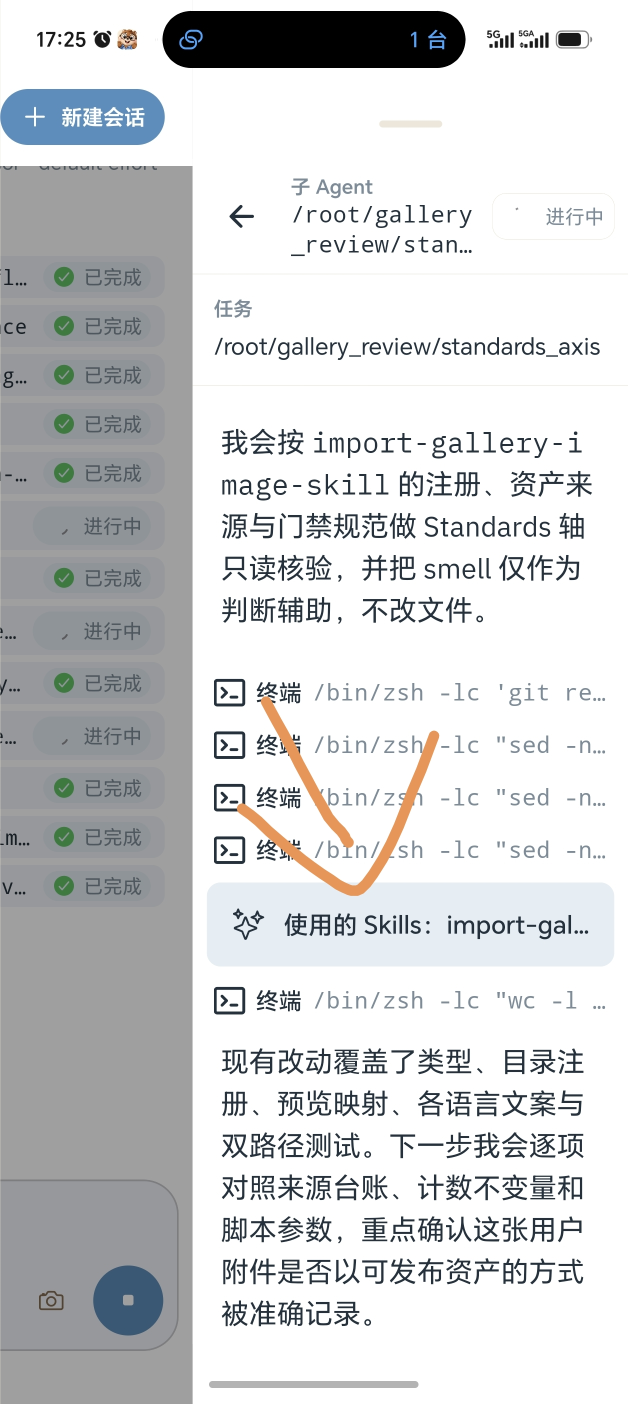
#> input picture .github/pr-evidence/subagent-inspector-layout/before.jpg, 1256 x 2808 px (shown at 1/2 size)
$ python match.py ../../../../.github/pr-evidence/subagent-inspector-layout/before.jpg ../../../../.github/pr-evidence/subagent-inspector-layout/before.jpg --template ../../../../.github/pr-evidence/subagent-inspector-layout/before.jpg --output out.png
#> lines starting #> are read from the running program, lines starting #| are printed output that depends on the picture
### .agents/skills/grade-images/scripts/grade_core.py
# SPDX-License-Identifier: Apache-2.0
from __future__ import annotations

import hashlib
import io
import json
import math
from pathlib import Path
from typing import Any

import numpy as np
from PIL import Image, ImageCms, ImageFilter


class RecipeError(ValueError):
    pass


TOP_KEYS = {
    "schema_version",
    "intent",
    "strategy",
    "preservation",
    "correction",
    "look",
    "effects",
    "protection",
    "quality_tolerances",
    "output",
}


def _srgb_profile_bytes() -> bytes:
    return ImageCms.ImageCmsProfile(ImageCms.createProfile("sRGB")).tobytes()


# [254 lines left out: functions sha256_file, _object, _only_keys, _number, _triplet, validate_recipe, not called in this run]


def load_recipe(path: str | Path) -> dict[str, Any]:
    with open(path, "r", encoding="utf-8") as handle:
        recipe = json.load(handle)
    return validate_recipe(recipe)


def srgb_to_linear(rgb: np.ndarray) -> np.ndarray:
    return np.where(rgb <= 0.04045, rgb / 12.92, ((rgb + 0.055) / 1.055) ** 2.4)


def linear_to_srgb(rgb: np.ndarray) -> np.ndarray:
    clipped = np.clip(rgb, 0.0, None)
    return np.where(clipped <= 0.0031308, 12.92 * clipped, 1.055 * clipped ** (1.0 / 2.4) - 0.055)


def luminance(linear_rgb: np.ndarray) -> np.ndarray:
    return np.sum(linear_rgb * np.array([0.2126, 0.7152, 0.0722], dtype=np.float32), axis=2)


def _apply_saturation(rgb: np.ndarray, factor: float) -> np.ndarray:
    luma = luminance(rgb)[..., None]
    return luma + (rgb - luma) * factor


# [243 lines left out: functions _apply_vibrance, _rgb_to_hsv, _hsv_to_rgb, _soft_range_gate, _apply_hue_ranges, _compress_chroma_to_unit_gamut and 5 more, not called in this run]


def load_image(path: str | Path, max_size: int | None = None) -> tuple[np.ndarray, np.ndarray | None, dict[str, Any]]:
#> called with max_size = 1600
    with Image.open(path) as source:
#> source is the input picture: PIL image 1256x2808 RGB; mean R, G, B 208.8, 210.2, 211.4
        if source.format not in {"JPEG", "PNG"}:
            raise RecipeError("v0.3 accepts only JPEG and PNG images")
        if getattr(source, "n_frames", 1) != 1:
            raise RecipeError("v0.3 accepts only single-frame images")
        if source.mode in {"I", "I;16", "I;16B", "I;16L", "F"}:
            raise RecipeError("v0.3 accepts only 8-bit image channels")
        embedded_profile = source.info.get("icc_profile")
        info = {
            "source_mode": source.mode,
            "source_size": source.size,
            "source_icc_present": embedded_profile is not None,
            "working_profile": "sRGB",
            "color_management": "assumed_srgb",
            "warnings": [],
            "output_icc_profile": _srgb_profile_bytes(),
            "exif": source.getexif().tobytes() if source.getexif() else None,
        }
        has_alpha = source.mode in {"RGBA", "LA"} or "transparency" in source.info
#> has_alpha = False
        alpha_image = source.convert("RGBA").getchannel("A") if has_alpha else None
        image = source.convert("RGB")
        if embedded_profile:
            try:
                profile_source = source.copy() if source.mode in {"RGB", "CMYK", "LAB", "L"} else image
                image = ImageCms.profileToProfile(
                    profile_source,
                    ImageCms.ImageCmsProfile(io.BytesIO(embedded_profile)),
                    ImageCms.ImageCmsProfile(ImageCms.createProfile("sRGB")),
                    outputMode="RGB",
                )
                info["color_management"] = "converted_embedded_icc_to_srgb"
            except (ImageCms.PyCMSError, OSError, TypeError, ValueError) as error:
                info["color_management"] = "invalid_icc_assumed_srgb"
                info["warnings"].append(f"embedded ICC profile could not be decoded; assumed sRGB: {error}")
        elif source.mode == "CMYK":
            info["color_management"] = "untagged_cmyk_converted_to_rgb"
            info["warnings"].append("untagged CMYK JPEG was converted with Pillow defaults; color interpretation is uncertain")
        if max_size and max(image.size) > max_size:
            image.thumbnail((max_size, max_size), Image.Resampling.LANCZOS)
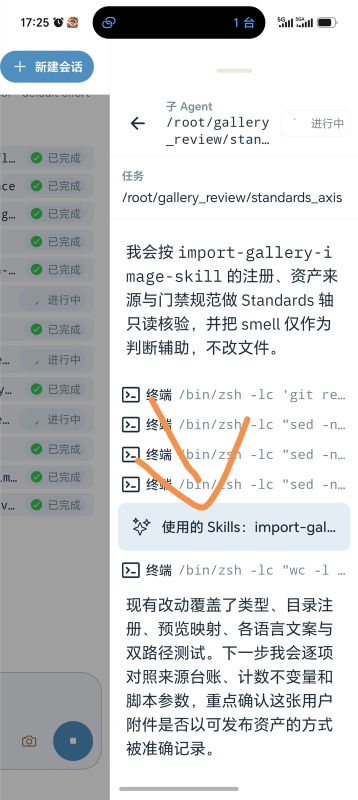
#> image: PIL image 716x1600 RGB (shown at 1/2 size); mean R, G, B 208, 209.9, 211.1
            if alpha_image is not None:
                alpha_image.thumbnail((max_size, max_size), Image.Resampling.LANCZOS)
        array = np.asarray(image, dtype=np.float32) / 255.0
        alpha = None
        if alpha_image is not None:
            alpha = np.asarray(alpha_image, dtype=np.float32)[..., None] / 255.0
    return array, alpha, info


# [112 lines left out: functions render_array, save_image, analyze_array, not called in this run]

### .agents/skills/grade-images/scripts/match.py
# SPDX-License-Identifier: Apache-2.0
from __future__ import annotations

import argparse
import copy
import json
import math
from pathlib import Path
from typing import Any

import numpy as np

from grade_core import load_image, load_recipe, luminance, srgb_to_linear, validate_recipe


def _geometric_normalize(values: np.ndarray) -> np.ndarray:
    safe = np.clip(values.astype(np.float64), 1e-6, None)
    return safe / float(np.prod(safe) ** (1.0 / len(safe)))


# [189 lines left out: functions bounded_geometric_normalize, _percentile_zone_color, image_match_stats, _delta_color, derive_match_recipe, not called in this run]


def main() -> int:
    parser = argparse.ArgumentParser(description="Derive a strict color-grade recipe from a reference image.")
    parser.add_argument("source", type=Path)
    parser.add_argument("reference", type=Path)
    parser.add_argument("--template", required=True, type=Path)
    parser.add_argument("--strength", type=float, default=0.65)
    parser.add_argument("--disable-skin-protection", action="store_true")
    parser.add_argument("--output", required=True, type=Path)
    args = parser.parse_args()
    source, _, _ = load_image(args.source, max_size=1600)
    reference, _, _ = load_image(args.reference, max_size=1600)
    skin_override = False if args.disable_skin_protection else None
    recipe, diagnostics = derive_match_recipe(
        source, reference, load_recipe(args.template), args.strength, skin_protection=skin_override
    )
    args.output.parent.mkdir(parents=True, exist_ok=True)
    args.output.write_text(json.dumps(recipe, indent=2), encoding="utf-8")
    diagnostics_path = args.output.with_suffix(args.output.suffix + ".match.json")
    diagnostics_path.write_text(json.dumps(diagnostics, indent=2), encoding="utf-8")
    print(args.output)
    return 0


if __name__ == "__main__":
#> (the run stopped early here; a loop or call above may not have finished)
